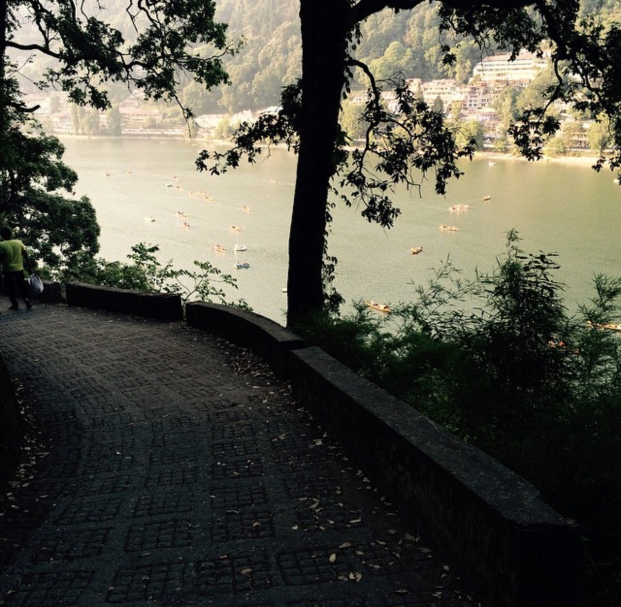
#> input picture Image Temperature/hist.png, 1242 x 1214 px (shown at 1/2 size)
$ python warm.py
#> lines starting #> are read from the running program, lines starting #| are printed output that depends on the picture
#Code Resource - http://www.askaswiss.com/2016/02/how-to-manipulate-color-temperature-opencv-python.html

import cv2
import numpy as np
import collections
import matplotlib.pyplot as plt
from scipy.interpolate import UnivariateSpline

def create_LUT_8UC1(x, y):
    spl = UnivariateSpline(x, y)
    return spl(range(256))

incr_ch_lut = create_LUT_8UC1([0, 64, 128, 192, 256],[0, 70, 140, 210, 256])
decr_ch_lut = create_LUT_8UC1([0, 64, 128, 192, 256],[0, 30, 80, 120, 192])

img_bgr_in = cv2.imread("hist.png")
#> img_bgr_in is the input picture: shape (1214, 1242, 3); mean B, G, R 69.5, 80, 81.1

c_b, c_g, c_r = cv2.split(img_bgr_in)
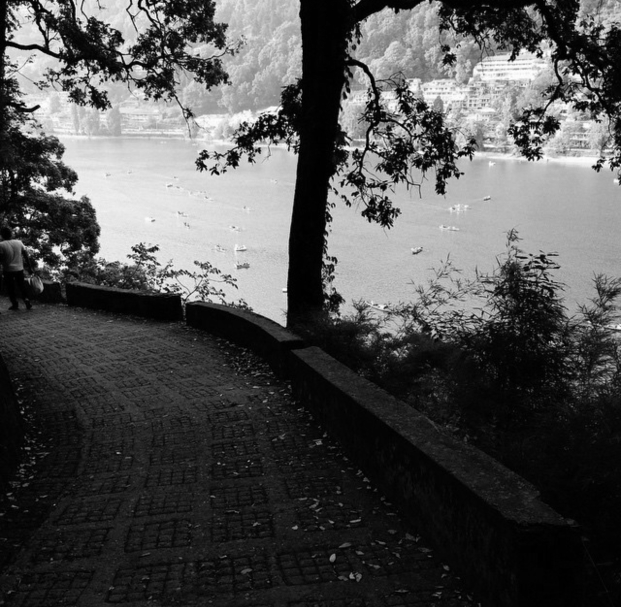
#> c_g: shape (1214, 1242) (shown at 1/2 size); min 0, max 255, mean 80
c_r = cv2.LUT(c_r, incr_ch_lut).astype(np.uint8)
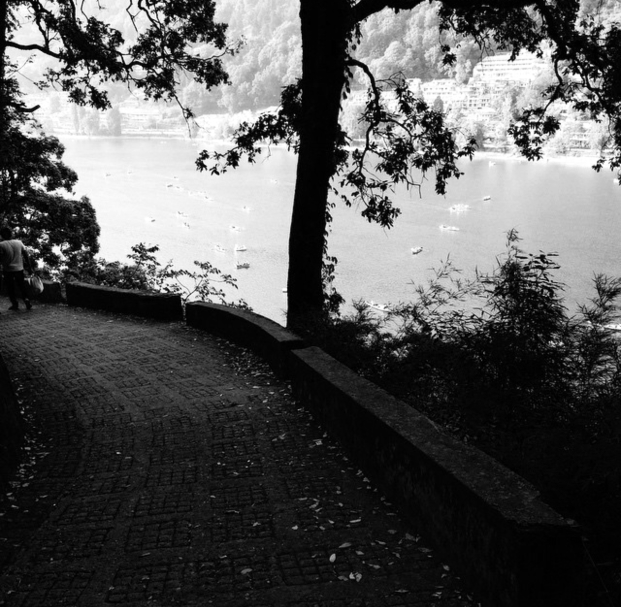
#> c_r: shape (1214, 1242) (shown at 1/2 size); min 0, max 255, mean 86.4
c_b = cv2.LUT(c_b, decr_ch_lut).astype(np.uint8)
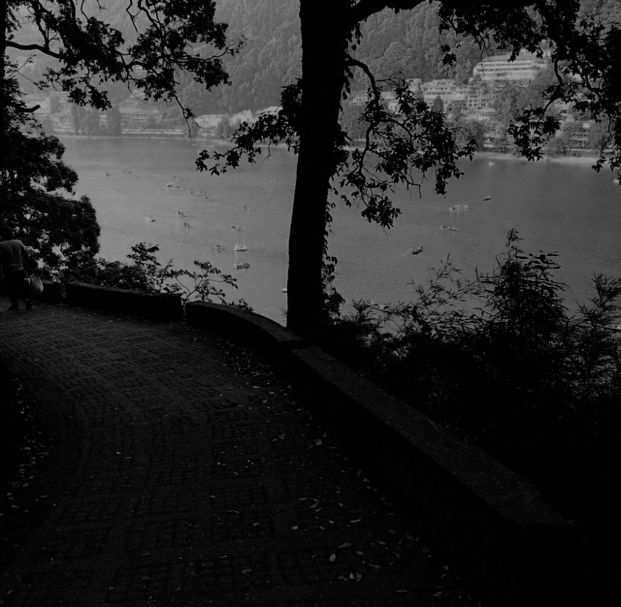
#> c_b: shape (1214, 1242) (shown at 1/2 size); min 0, max 188, mean 39.1
img_bgr_warm = cv2.merge((c_b, c_g, c_r))
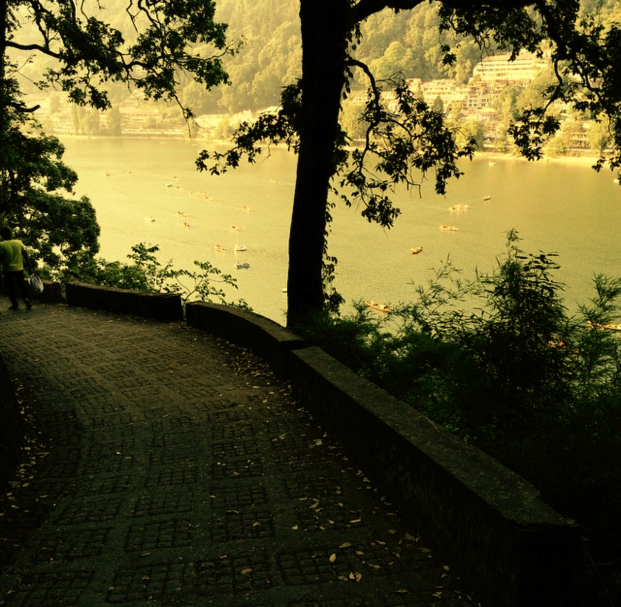
#> img_bgr_warm: shape (1214, 1242, 3) (shown at 1/2 size); mean B, G, R 39.1, 80, 86.4
c_b = cv2.LUT(c_b, decr_ch_lut).astype(np.uint8)
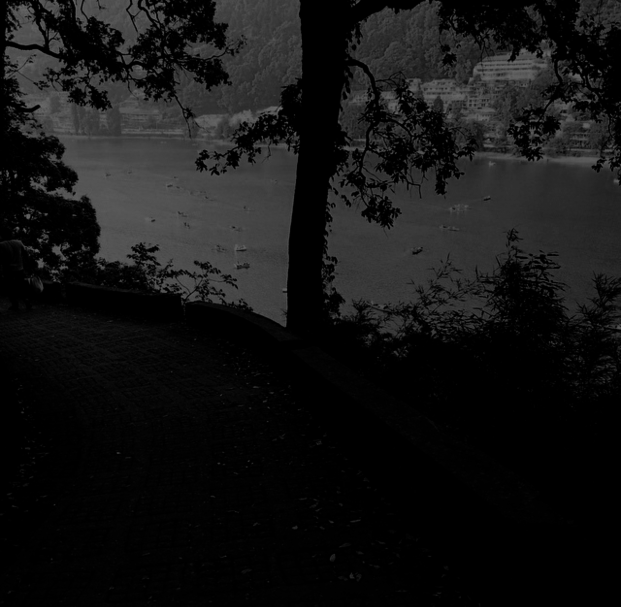
#> c_b: shape (1214, 1242) (shown at 1/2 size); min 0, max 118, mean 20.5

c_h, c_s, c_v = cv2.split(cv2.cvtColor(img_bgr_warm,cv2.COLOR_BGR2HSV))
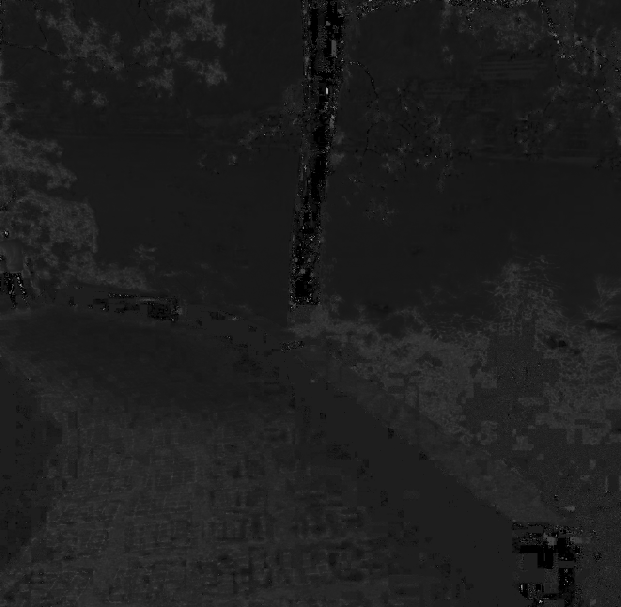
#> c_h: shape (1214, 1242) (shown at 1/2 size); min 0, max 177, mean 30
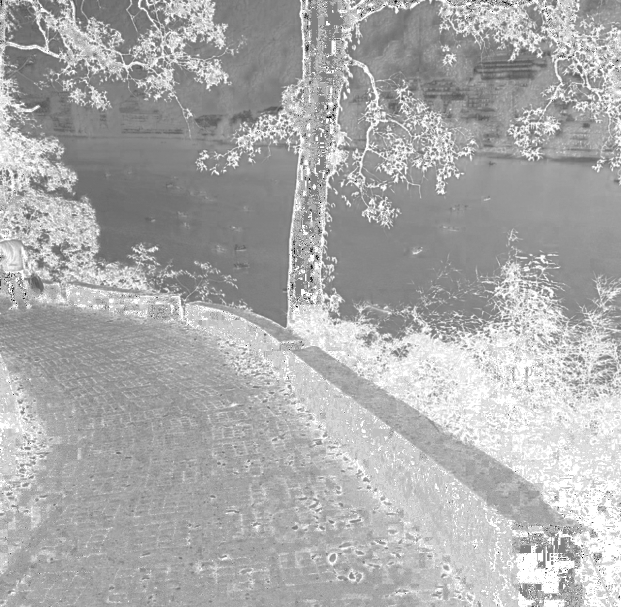
#> c_s: shape (1214, 1242) (shown at 1/2 size); min 0, max 255, mean 171.3
c_s = cv2.LUT(c_s, incr_ch_lut).astype(np.uint8)

img_bgr_warm = cv2.cvtColor(cv2.merge((c_h, c_s, c_v)),cv2.COLOR_HSV2BGR)

cv2.imshow("ajskd",img_bgr_warm)
cv2.waitKey(0)
